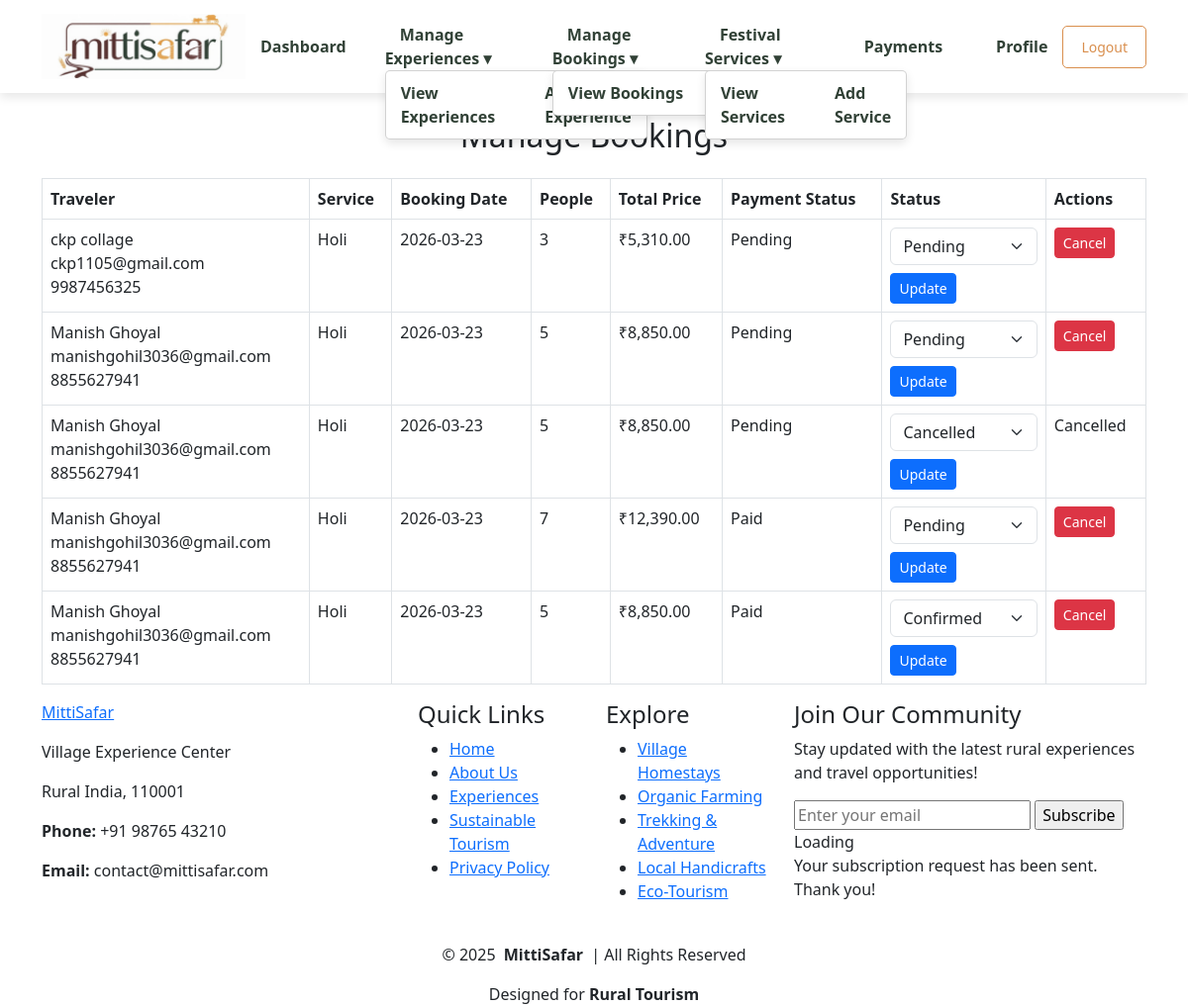
The page /hosts/manage_bookings.php (signed in) on the database its author committed.
### tables this page shows
CREATE TABLE `festival_bookings` (
  `booking_id` int(11) NOT NULL,
  `traveler_id` int(11) NOT NULL,
  `service_id` int(11) NOT NULL,
  `num_people` int(11) NOT NULL,
  `total_price` decimal(10,2) NOT NULL,
  `gst` decimal(10,2) NOT NULL,
  `final_amount` decimal(10,2) NOT NULL,
  `selected_date` date NOT NULL,
  `status` enum('pending','confirmed','cancelled') DEFAULT 'pending',
  `created_at` timestamp NOT NULL DEFAULT current_timestamp(),
  `payment_status` enum('pending','paid','failed') DEFAULT 'pending',
  `razorpay_payment_id` varchar(255) DEFAULT NULL
);

CREATE TABLE `users` (
  `user_id` int(11) NOT NULL,
  `first_name` varchar(100) NOT NULL,
  `last_name` varchar(100) NOT NULL,
  `username` varchar(100) NOT NULL,
  `email` varchar(100) NOT NULL,
  `phone` varchar(15) NOT NULL,
  `password` varchar(255) NOT NULL,
  `date_of_birth` date NOT NULL,
  `gender` enum('Male','Female','Other') NOT NULL,
  `nationality` varchar(50) NOT NULL,
  `otp_code` varchar(6) DEFAULT NULL,
  `user_type` enum('admin','host','traveler') NOT NULL,
  `profile_pic` varchar(255) DEFAULT NULL,
  `status` enum('active','inactive','banned') DEFAULT 'active',
  `created_at` timestamp NOT NULL DEFAULT current_timestamp()
);

CREATE TABLE `festival_services` (
  `service_id` int(11) NOT NULL,
  `host_id` int(11) NOT NULL,
  `title` varchar(255) NOT NULL,
  `description` text NOT NULL,
  `festival_name` varchar(100) NOT NULL,
  `price` decimal(10,2) NOT NULL,
  `availability` longtext NOT NULL CHECK (json_valid(`availability`)),
  `status` enum('pending','approved','rejected') DEFAULT 'pending',
  `created_at` timestamp NOT NULL DEFAULT current_timestamp(),
  `image` longtext NOT NULL CHECK (json_valid(`image`)),
  `max_group_size` int(11) NOT NULL DEFAULT 10
);

### hosts/manage_bookings.php (the view, shortened to what this page needs)
<?php
include '../config/db_connect.php';
$host_id = $_SESSION['host_id'];
$query = "SELECT fb.*, fs.title AS service_title, t.user_id, u.first_name, u.last_name, u.email, u.phone
          FROM festival_bookings fb
          JOIN festival_services fs ON fb.service_id = fs.service_id
          JOIN travelers t ON fb.traveler_id = t.traveler_id
          JOIN users u ON t.user_id = u.user_id
          WHERE fs.host_id = ?
          ORDER BY fb.created_at DESC";
$stmt = $conn->prepare($query);
$stmt->bind_param("i", $host_id);
$stmt->execute();
$result = $stmt->get_result();
?>
<!DOCTYPE html>
<html lang="en">
<head>
    <link href="https://cdn.jsdelivr.net/npm/bootstrap@5.3.0/dist/css/bootstrap.min.css" rel="stylesheet">
</head>
<body>
<?php include '../includes/host_header.php'; ?>
<div class="container mt-4">
    <h2 class="text-center mb-4">Manage Bookings</h2>
    <table class="table table-bordered">
        <thead>
            <tr>
                <th>Traveler</th>
                <th>Service</th>
                <th>Booking Date</th>
                <th>People</th>
                <th>Total Price</th>
                <th>Payment Status</th>
                <th>Status</th>
                <th>Actions</th>
            </tr>
        </thead>
        <tbody>
            <?php while ($row = $result->fetch_assoc()) { ?>
                <tr>
                    <td><?php echo $row['first_name'] . ' ' . $row['last_name'] . "<br>" . $row['email'] . "<br>" . $row['phone']; ?></td>
                    <td><?php echo $row['service_title']; ?></td>
                    <td><?php echo $row['selected_date']; ?></td>
                    <td><?php echo $row['num_people']; ?></td>
                    <td>₹<?php echo number_format($row['final_amount'], 2); ?></td>
                    <td><?php echo ucfirst($row['payment_status']); ?></td>
                    <td>
                        <form method="POST" action="update_booking_status.php">
                            <select name="status" class="form-select">
                                <option value="pending" <?php echo ($row['status'] == 'pending') ? 'selected' : ''; ?>>Pending</option>
                                <option value="confirmed" <?php echo ($row['status'] == 'confirmed') ? 'selected' : ''; ?>>Confirmed</option>
                                <option value="cancelled" <?php echo ($row['status'] == 'cancelled') ? 'selected' : ''; ?>>Cancelled</option>
                            </select>
                            <button type="submit" class="btn btn-primary btn-sm mt-2">Update</button>
                        </form>
                    </td>
                    <td>
                        <?php if ($row['status'] != 'cancelled') { ?>
                            <form method="POST" action="cancel_festival_booking.php" onsubmit="return confirm('Are you sure you want to cancel this booking?');">
                                <button type="submit" class="btn btn-danger btn-sm">Cancel</button>
                            </form>
                        <?php } else { echo "Cancelled"; } ?>
                    </td>
                </tr>
            <?php } ?>
        </tbody>
    </table>
</div>
<?php include '../includes/footer.php'; ?>
</body>
</html>

### rows shown on the page
festival_bookings: users.first_name "ckp", users.last_name "collage", users.email "ckp1105@gmail.com", users.phone "9987456325", service.title "Holi", selected_date "2026-03-23", num_people "3", final_amount "5,310.00", payment_status "Pending", status "Pending"
festival_bookings: users.first_name "Manish", users.last_name "Ghoyal", users.email "manishgohil3036@gmail.com", users.phone "8855627941", service.title "Holi", selected_date "2026-03-23", num_people "5", final_amount "8,850.00", payment_status "Pending", status "Pending"
festival_bookings: users.first_name "Manish", users.last_name "Ghoyal", users.email "manishgohil3036@gmail.com", users.phone "8855627941", service.title "Holi", selected_date "2026-03-23", num_people "5", final_amount "8,850.00", payment_status "Pending", status "Cancelled"
festival_bookings: users.first_name "Manish", users.last_name "Ghoyal", users.email "manishgohil3036@gmail.com", users.phone "8855627941", service.title "Holi", selected_date "2026-03-23", num_people "7", final_amount "12,390.00", payment_status "Paid", status "Pending"
festival_bookings: users.first_name "Manish", users.last_name "Ghoyal", users.email "manishgohil3036@gmail.com", users.phone "8855627941", service.title "Holi", selected_date "2026-03-23", num_people "5", final_amount "8,850.00", payment_status "Paid", status "Confirmed"
